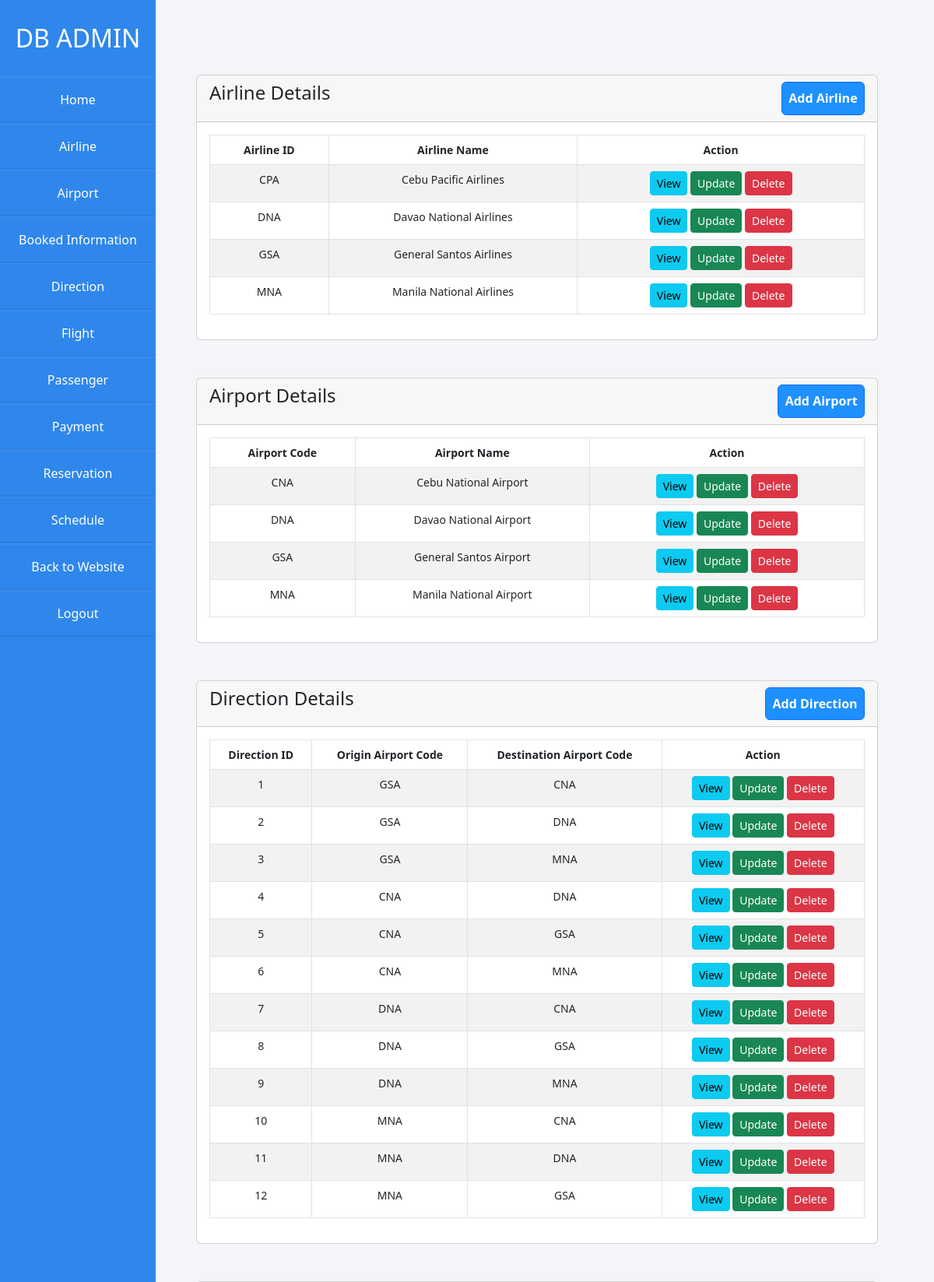
The app's page /Airlines/admin/admin.php (upper part) with its own data.
### tables this page shows
CREATE TABLE `airline` (
  `airline_id` char(3) NOT NULL,
  `airline_name` varchar(100) NOT NULL
);

CREATE TABLE `airport` (
  `airport_code` char(3) NOT NULL,
  `airport_name` varchar(255) NOT NULL
);

CREATE TABLE `direction` (
  `direction_id` int(10) NOT NULL,
  `origin_airport_code` char(3) NOT NULL,
  `destination_airport_code` char(3) NOT NULL,
  `location` varchar(255) NOT NULL
);

### Airlines/admin/admin.php (the view, shortened to what this page needs)
<?php
require 'dbcon.php';
?>
<!Doctype html>
<html lang="en">
<head>
  <link href="https://cdn.jsdelivr.net/npm/bootstrap@5.2.0-beta1/dist/css/bootstrap.min.css" rel="stylesheet">
  <link rel="stylesheet" href="css/styles.css">
</head>
<body>
  <div class="wrapper">
    <div class="sidebar">
      <h2>DB Admin</h2>
      <li><a href="admin.php">Home</a></li>
      <li><a href="airline.php">Airline</a></li>
      <li><a href="airport.php">Airport</a></li>
      <li><a href="booked-information.php">Booked Information</a></li>
      <li><a href="direction.php">Direction</a></li>
      <li><a href="flight.php">Flight</a></li>
      <li><a href="passenger.php">Passenger</a></li>
      <li><a href="payment.php">Payment</a></li>
      <li><a href="reservation.php">Reservation</a></li>
      <li><a href="schedule.php">Schedule</a></li>
      <li><a href="../home.php"> Back to Website</a></li>
      <li><a href="logout-admin.php"> Logout</a></li>
    </div>
  </div>
  <div class="container mt-5">
    <br>
    <br>
    <div class="row">
      <div class="col-md-12">
        <div class="card">
          <div class="card-header">
            <h4>Airline Details
              <a href="airline-create.php" class="btn btn-primary float-end">Add Airline</a>
            </h4>
          </div>
          <div class="card-body">
            <table class="table table-bordered table-striped">
              <thead>
                <tr>
                  <th>Airline ID</th>
                  <th>Airline Name</th>
                  <th>Action</th>
                </tr>
              </thead>
              <tbody>
                <?php
                $query = "SELECT * FROM airline";
                $query_run = mysqli_query($con, $query);
                if (mysqli_num_rows($query_run) > 0) {
                  foreach ($query_run as $airline) {
                ?>
                    <tr>
                      <td><?= $airline['airline_id']; ?></td>
                      <td><?= $airline['airline_name']; ?></td>
                      <td>
                        <a href="airline-view.php?airline_id=<?= $airline['airline_id']; ?>" class="btn btn-info btn-sm">View</a>
                        <a href="airline-update.php?airline_id=<?= $airline['airline_id']; ?>" class="btn btn-success btn-sm">Update</a>
                        <form action="code.php" method='POST' class="d-inline">
                          <button type="submit" name="delete_airline" value="<?= $airline['airline_id']; ?>" class="btn btn-danger btn-sm">Delete</a>
                        </form>
                      </td>
                    </tr>
                <?php
                  }
                } else {
                  echo '<h5>No Record Found </h5>';
                }
                ?>
              </tbody>
            </table>
          </div>
        </div>
      </div>
    </div>
  </div>
  <div class="container mt-5">
    <div class="row">
      <div class="col-md-12">
        <div class="card">
          <div class="card-header">
            <h4>Airport Details
              <a href="airport-create.php" class="btn btn-primary float-end">Add Airport</a>
            </h4>
          </div>
          <div class="card-body">
            <table class="table table-bordered table-striped">
              <thead>
                <tr>
                  <th>Airport Code</th>
                  <th>Airport Name</th>
                  <th>Action</th>
                </tr>
              </thead>
              <tbody>
                <?php
                $query = "SELECT * FROM airport";
                $query_run = mysqli_query($con, $query);
                if (mysqli_num_rows($query_run) > 0) {
                  foreach ($query_run as $airport) {
                ?>
                    <tr>
                      <td><?= $airport['airport_code']; ?></td>
                      <td><?= $airport['airport_name']; ?></td>
                      <td>
                        <a href="airport-view.php?airport_code=<?= $airport['airport_code']; ?>" class="btn btn-info btn-sm">View</a>
                        <a href="airport-update.php?airport_code=<?= $airport['airport_code']; ?>" class="btn btn-success btn-sm">Update</a>
                        <form action="code.php" method='POST' class="d-inline">
                          <button type="submit" name="delete_airport" value="<?= $airport['airport_code']; ?>" class="btn btn-danger btn-sm">Delete</a>
                        </form>
                      </td>
                    </tr>
                <?php
                  }
                } else {
                  echo '<h5>No Record Found </h5>';
                }
                ?>
              </tbody>
            </table>
          </div>
        </div>
      </div>
    </div>
  </div>
  <div class="container mt-5">
    <div class="row">
      <div class="col-md-12">
        <div class="card">
          <div class="card-header">
            <h4>Direction Details
              <a href="direction-create.php" class="btn btn-primary float-end">Add Direction</a>
            </h4>
          </div>
          <div class="card-body">
            <table class="table table-bordered table-striped">
              <thead>
                <tr>
                  <th>Direction ID</th>
                  <th>Origin Airport Code</th>
                  <th>Destination Airport Code</th>
                  <th>Action</th>
                </tr>
              </thead>
              <tbody>
                <?php
                $query = "SELECT * FROM direction";
                $query_run = mysqli_query($con, $query);
                if (mysqli_num_rows($query_run) > 0) {
                  foreach ($query_run as $direction) {
                ?>
                    <tr>
                      <td><?= $direction['direction_id']; ?></td>
                      <td><?= $direction['origin_airport_code']; ?></td>
                      <td><?= $direction['destination_airport_code']; ?></td>
                      <td>
                        <a href="direction-view.php?direction_id=<?= $direction['direction_id']; ?>" class="btn btn-info btn-sm">View</a>
                        <a href="direction-update.php?direction_id=<?= $direction['direction_id']; ?>" class="btn btn-success btn-sm">Update</a>
                        <form action="code.php" method='POST' class="d-inline">
                          <button type="submit" name="delete_airport" value="<?= $direction['direction_id']; ?>" class="btn btn-danger btn-sm">Delete</a>
                        </form>
                      </td>
                    </tr>
                <?php
                  }
                } else {
                  echo '<h5>No Record Found </h5>';
                }
                ?>
              </tbody>
            </table>
          </div>
        </div>
      </div>
    </div>
  </div>
</body>
</html>

### Airlines/admin/css/styles.css (style rules this page uses)
* { margin: 0; padding: 0; box-sizing: border-box; list-style: none; text-decoration: none; }
body { background: #f3f5f9; min-width: 960px; }
.wrapper { width: 20%; min-width: 200px; max-width: 250px; display: flex; position: relative; }
.container { max-width: 75%; margin-left: 20%; }
.wrapper .sidebar { position: fixed; width: 200px; height: 100%; background: rgb(47, 135, 236); padding: 30px 0; overflow-x: scroll; overflow-y: none; }
.wrapper .sidebar h2 { color: #fff; text-transform: uppercase; text-align: center; margin-bottom: 30px; }
.wrapper .sidebar li { padding: 1rem; border-bottom: 2.5px solid rgba(0, 0, 0, 0.05); border-top: 2.5px solid rgba(225, 225, 225, 0.05); }
.wrapper .sidebar li a { color: #fff; display: block; text-align: center; list-style: none; text-decoration: none; }
.row { --bs-gutter-x: 1.5rem; --bs-gutter-y: 0; display: flex; flex-wrap: wrap; margin-top: calc(-1 * var(--bs-gutter-y)); margin-right: calc(-.5 * var(--bs-gutter-x)); }
.card-header { padding: var(--bs-card-cap-padding-y) var(--bs-card-cap-padding-x); margin-bottom: 0; color: var(--bs-card-cap-color); background-color: var(--bs-card-cap-bg); border-bottom: var(--bs-card-border-width) solid var(--bs-card-border-color); }
.table { --bs-table-color: var(--bs-body-color); --bs-table-bg: transparent; --bs-table-border-color: var(--bs-border-color); --bs-table-accent-bg: transparent; --bs-table-striped-color: var(--bs-body-color); --bs-table-striped-bg: rgba(0, 0, 0, 0.05); --bs-table-active-color: var(--bs-body-color); --bs-table-active-bg: rgba(0, 0, 0, 0.1); --bs-table-hover-color: var(--bs-body-color); --bs-table-hover-bg: rgba(0, 0, 0, 0.075); width: 100%; font-size: 14px; text-align: center; margin-bottom: 1rem; color: var(--bs-table-color); vertical-align: top; border-color: var(--bs-table-border-color); }
.btn-primary { background-color: #1e90ff; padding: 1%; color: white; text-decoration: none; font-weight: bold; }

### records on screen
airline: airline_id "CPA", airline_name "Cebu Pacific Airlines"
airline: airline_id "DNA", airline_name "Davao National Airlines"
airline: airline_id "GSA", airline_name "General Santos Airlines"
airline: airline_id "MNA", airline_name "Manila National Airlines"
airport: airport_code "CNA", airport_name "Cebu National Airport"
airport: airport_code "DNA", airport_name "Davao National Airport"
airport: airport_code "GSA", airport_name "General Santos Airport"
airport: airport_code "MNA", airport_name "Manila National Airport"
direction: direction "1", origin_airport_code "GSA", destination_airport_code "CNA"
direction: direction "2", origin_airport_code "GSA", destination_airport_code "DNA"
direction: direction "3", origin_airport_code "GSA", destination_airport_code "MNA"
direction: direction "4", origin_airport_code "CNA", destination_airport_code "DNA"
direction: direction "5", origin_airport_code "CNA", destination_airport_code "GSA"
direction: direction "6", origin_airport_code "CNA", destination_airport_code "MNA"
direction: direction "7", origin_airport_code "DNA", destination_airport_code "CNA"
direction: direction "8", origin_airport_code "DNA", destination_airport_code "GSA"
direction: direction "9", origin_airport_code "DNA", destination_airport_code "MNA"
direction: direction "10", origin_airport_code "MNA", destination_airport_code "CNA"
direction: direction "11", origin_airport_code "MNA", destination_airport_code "DNA"
direction: direction "12", origin_airport_code "MNA", destination_airport_code "GSA"
